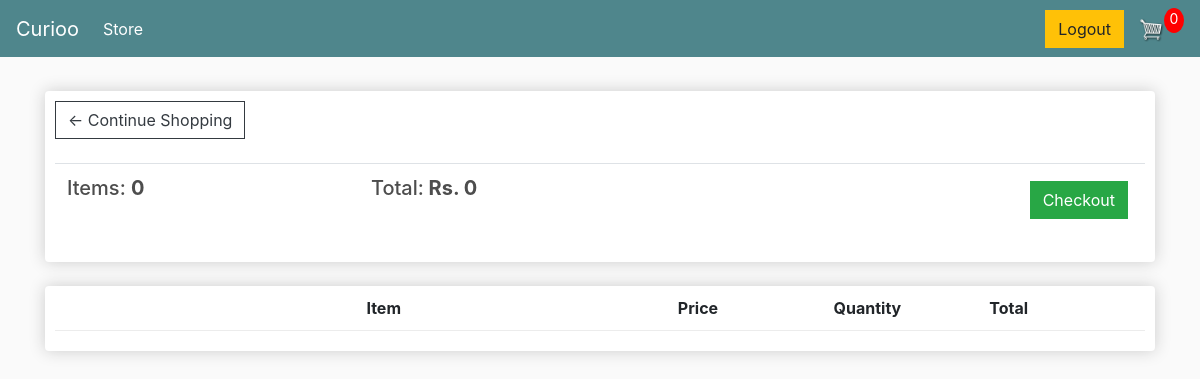
The page /cart/ (signed in) on the database as committed earlier.
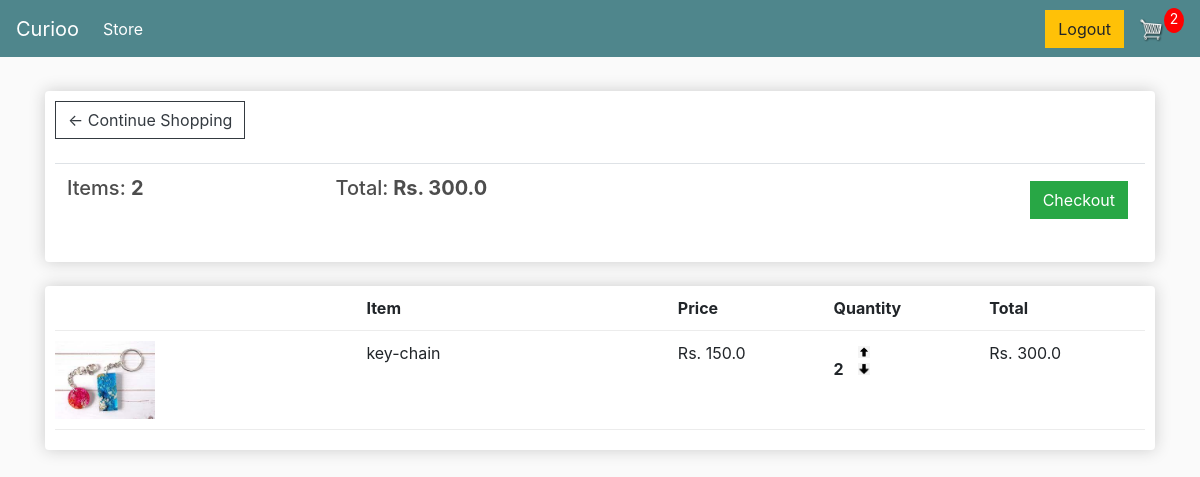
The same page on the database as committed later.
### store/models.py (models this page shows, shortened)
class Order(models.Model):
    customer = models.ForeignKey(Customer, on_delete=models.SET_NULL, blank=True, null=True)
    date_ordered = models.DateTimeField(auto_now_add=True)
    is_complete = models.BooleanField(default=False, null=True, blank=False)
    transaction_id = models.CharField(max_length=200, null=True)
    @property
    def get_cart_total(self):
        order_items = self.orderitem_set.all()
        total = sum([item.get_total for item in order_items])
        return total
    @property
    def get_cart_items(self):
        order_items = self.orderitem_set.all()
        total = sum([item.quantity for item in order_items])
        return total

class OrderItem(models.Model):
    product = models.ForeignKey(Product, on_delete=models.SET_NULL, null=True)
    order = models.ForeignKey(Order,on_delete=models.SET_NULL, null=True)
    quantity = models.IntegerField(default=0, null=True, blank=True)
    date_added = models.DateTimeField(auto_now_add=True)
    @property
    def get_total(self):
        total = self.product.price*self.quantity
        return total

class Product(models.Model):
    name = models.CharField(max_length=200, null=True)
    price = models.FloatField()
    image = models.ImageField(null=True, blank=True)
    @property
    def imageURL(self):
        try:
            url = self.image.url
        except:
            url = ''
        return url

### store/views.py (the view)
# urls.py: path('cart/', views.cart, name="cart"),
def cart(request):
	if request.user.is_authenticated:
		customer = request.user.customer
		order, created = Order.objects.get_or_create(customer=customer, is_complete=False)
		items = order.orderitem_set.all()
		cartItems = order.get_cart_items
	else:
		items = []
		order = {'get_cart_total': 0, 'get_cart_items': 0}
		cartItems = order['get_cart_items']
	context = {"items":items,"order":order,'cartItems':cartItems}
	return render(request, 'store/cart.html', context)

### store/templates/store/cart.html
{% extends 'store/main.html' %}
{% load static %}
{% block content %}
    <div class="row">
        <div class="col-lg-12">
            <div class="box-element">
                <a class="btn btn-outline-dark" href="{% url 'store' %}">&#x2190; Continue Shopping</a>
                <br>
                <br>
                <table class="table">
                    <tr>
                        <th><h5>Items: <strong>{{ order.get_cart_items }}</strong></h5></th>
                        <th><h5>Total:<strong> Rs. {{ order.get_cart_total }}</strong></h5></th>
                        <th>
                            <a style="float:right; margin:5px;" class="btn btn-success" href="{% url 'checkout' %}">Checkout</a>
                        </th>
                    </tr>
                </table>
            </div>
            <br>
            <div class="box-element">
                <div class="cart-row">
                    <div style="flex:2"></div>
                    <div style="flex:2"><strong>Item</strong></div>
                    <div style="flex:1"><strong>Price</strong></div>
                    <div style="flex:1"><strong>Quantity</strong></div>
                    <div style="flex:1"><strong>Total</strong></div>
                </div>
                {% for item in items %}
                <div class="cart-row">
                    <div style="flex:2"><img class="row-image" src="{{ item.product.imageURL }}"></div>
                    <div style="flex:2"><p>{{ item.product.name }}</p></div>
                    <div style="flex:1"><p>Rs. {{ item.product.price }}</p></div>
                    <div style="flex:1">
                        <p class="quantity"> {{ item.quantity }}</p>
                        <div class="quantity">
                            <img data-product = "{{ item.product.id }}" data-action = "add" class="chg-quantity update-cart" src="{% static  'images/arrow-up.png' %}">
                            <img data-product = "{{ item.product.id }}" data-action = "remove" class="chg-quantity update-cart" src="{% static  'images/arrow-down.png' %}">
                        </div>
                    </div>
                    <div style="flex:1"><p>Rs. {{ item.get_total }}</p></div>
                </div>
                {% endfor %}
            </div>
        </div>
    </div>
{% endblock content %}

### store/templates/store/main.html (shortened to what this page needs)
<!DOCTYPE html>
{% load static %}
<html>
<head>
  <link rel="stylesheet" href="https://maxcdn.bootstrapcdn.com/bootstrap/4.5.2/css/bootstrap.min.css">
    <link rel="stylesheet" type="text/css" href="{% static 'css/main.css' %}">
</head>
<body>
<nav class="navbar navbar-expand-lg navbar-dark bg-dark">
    <a class="navbar-brand" href="{% url 'store' %}">Curioo</a>
    <div class="collapse navbar-collapse" id="navbarSupportedContent">
        <ul class="navbar-nav mr-auto">
            <li class="nav-item active">
                <a class="nav-link" href="{% url 'store' %}">Store <span class="sr-only">(current)</span></a>
            </li>
        </ul>
        <div class="form-inline my-2 my-lg-0">
            {% if user.is_authenticated %}
            <a href="{% url 'login' %}" class="btn btn-warning">Logout</a>
            {% else %}
            <a href="{% url 'login' %}" class="btn btn-warning">Login</a>
            {% endif %}
            <a href="{% url 'cart' %}">
                <img id="cart-icon" src="{% static 'images/cart.png' %}">
            </a>
            <p id="cart-total">{{ cartItems }}</p>
        </div>
    </div>
</nav>
<div class="container">
    <br>
    {% block content %}
    {% endblock content %}
</div>
</body>
</html>

### static/css/main.css (style rules this page uses)
body { background-color: hsl(0, 0%, 98%); }
h1,h2,h3,h4,h5,h6 { color:hsl(0, 0%, 30%); }
.box-element { box-shadow:hsl(0, 0%, 80%) 0 0 16px; background-color: #fff; border-radius: 4px; padding: 10px; }
.bg-dark { background-color: #4f868c!important; }
#cart-icon { width:25px; display: inline-block; margin-left: 15px; }
#cart-total { display: block; text-align: center; color:#fff; background-color: red; width: 20px; height: 25px; border-radius: 50%; font-size: 14px; }
.col-lg-4, .col-lg-6, .col-lg-8, .col-lg-12 { margin-top: 10px; }
.btn { border-radius: 0; }
.row-image { width: 100px; }
.cart-row { display: flex; align-items: flex-stretch; padding-bottom: 10px; margin-bottom: 10px; border-bottom: 1px solid #ececec; }
.quantity { display: inline-block; font-weight: 700; padding-right:10px; }
.chg-quantity { width: 12px; cursor: pointer; display: block; margin-top: 5px; transition:.1s; }

Rows that differ between the two databases and show on the page:
no longer on this page (row edited): Order: get_cart_items "0", get_cart_total "0"
added Order: get_cart_items "2", get_cart_total "300.0"
added OrderItem: product.imageURL (picture), product.name "key-chain", product.price "150.0", quantity "2", get_total "300.0"
Other text that changed with them:
{{ cartItems }}: "0" → "2"
